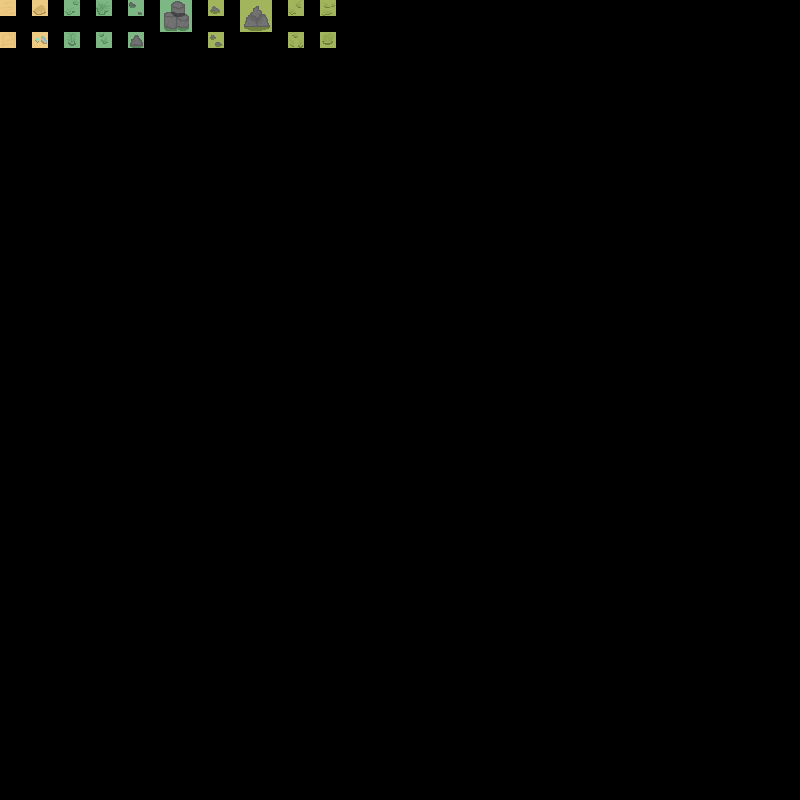

Rendered tile map (Tiled .tmx) drawn with the repository's tilesets; below, a short description and the map source with its tile grids summarised:
An orthogonal 50x50 tile map with 16x16 px tiles, 1 tile layer (input_Biom2), 1 hidden layer not drawn.

<map version="1.10" tiledversion="1.11.2" orientation="orthogonal" renderorder="right-down" width="50" height="50" tilewidth="16" tileheight="16" infinite="0" nextlayerid="9" nextobjectid="1">
 <tileset firstgid="1" source="../../Tileset.tsx" />
 <layer id="1" name="input_Biom2" width="50" height="50">
  <data>[2500 cells, 24 non-empty, 24 distinct tile ids]</data>
 </layer>
 <layer id="2" name="output_Biom2" width="50" height="50" visible="0">
  <data>[2500 cells, 24 non-empty, 3 distinct tile ids]</data>
 </layer>
</map>
